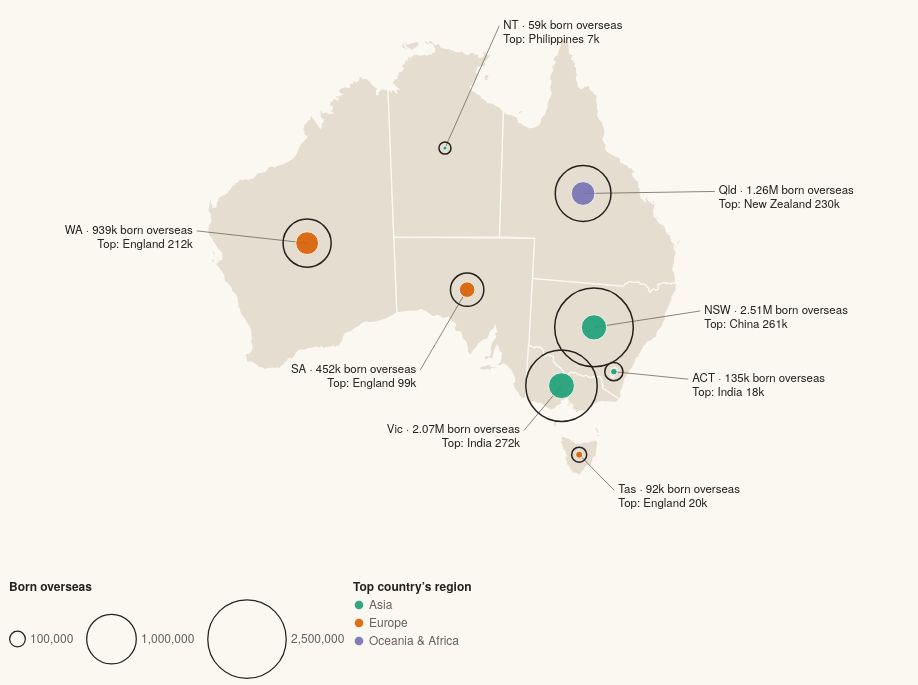

The specification (Vega-Lite) saved for this image:
### Vega-Lite specification from a JSON file in a GitHub repository (floating-point values rounded to 4 significant figures; data arrays with more than 128 entries replaced by an {"elided": "..."} marker saying what was removed)
{"$schema": "https://vega.github.io/schema/vega-lite/v5.json", "width": 900, "height": 560, "autosize": {"type": "pad"}, "config": {"background": null, "font": "IBM Plex Sans, Helvetica Neue, Arial, sans-serif", "padding": 4, "view": {"stroke": null}, "axis": {"labelColor": "#675f54", "titleColor": "#675f54", "gridColor": "#d8cfbf", "domainColor": "#d8cfbf", "tickColor": "#d8cfbf", "labelFont": "IBM Plex Sans, Helvetica Neue, Arial, sans-serif", "labelFontSize": 11, "titleFont": "IBM Plex Sans, Helvetica Neue, Arial, sans-serif", "titleFontWeight": 500, "titleFontSize": 11.5}, "legend": {"labelColor": "#675f54", "titleColor": "#25221d", "labelFont": "IBM Plex Sans, Helvetica Neue, Arial, sans-serif", "titleFont": "IBM Plex Sans, Helvetica Neue, Arial, sans-serif", "titleFontWeight": 600, "labelFontSize": 12, "titleFontSize": 12, "symbolStrokeColor": "#fbf8f2"}, "text": {"color": "#25221d", "font": "IBM Plex Sans, Helvetica Neue, Arial, sans-serif"}, "tooltipFormat": {"numberFormat": ",.0f"}}, "params": [{"name": "hl", "value": "", "bind": {"input": "select", "options": ["", "Western Australia", "Victoria", "New South Wales", "Australian Capital Territory", "South Australia", "Queensland", "Northern Territory", "Tasmania"], "labels": ["All states", "Western Australia", "Victoria", "New South Wales", "Australian Capital Territory", "South Australia", "Queensland", "Northern Territory", "Tasmania"], "name": "Highlight a state "}}], "projection": {"type": "conicEqualArea", "parallels": [-18, -36], "rotate": [-134, 0]}, "layer": [{"data": {"values": {"type": "Topology", "arcs": {"elided": "106 rows, 2810 int values in total"}, "transform": {"scale": [0.002035, 0.001652], "translate": [112.9, -43.63]}, "objects": {"states": {"type": "GeometryCollection", "geometries": [{"arcs": [[0, 1, 2, 3, 4, 5, 6, 7, 8, 9, 10, 11, 12, 13, 14, 15, 16, 17, 18, 19, 20, 21, 22, 23, 24, 25, 26, 27, 28, 29, 30, 31, 32, 33, 34, 35, 36, 37, 38, 39, 40, 41, 42, 43, 44, 45], [46]], "type": "Polygon", "properties": {"STATE_CODE": "1", "STATE_NAME": "New South Wales"}, "id": 0}, {"arcs": [[47, 48, 49, -38, 50, -36, 51, -34, 52, -32, 53, -30, 54, -28, 55, -26, 56, 57, -23, 58, -21, 59, 60, 61, -17, 62, -15, 63, -13, 64, -11, 65, -9, 66, -7, 67, -5, 68, 69, 70, -1, 71]], "type": "Polygon", "properties": {"STATE_CODE": "2", "STATE_NAME": "Victoria"}, "id": 1}, {"arcs": [[[-45, 72, -43, 73, -41, 74, 75, 76, 77]], [[78]], [[79]], [[80]], [[81]], [[82]]], "type": "MultiPolygon", "properties": {"STATE_CODE": "3", "STATE_NAME": "Queensland"}, "id": 2}, {"arcs": [[[83, 84, -48, 85]], [[86]]], "type": "MultiPolygon", "properties": {"STATE_CODE": "4", "STATE_NAME": "South Australia"}, "id": 3}, {"arcs": [[[87, 88]], [[89]], [[90]], [[91]]], "type": "MultiPolygon", "properties": {"STATE_CODE": "5", "STATE_NAME": "Western Australia"}, "id": 4}, {"arcs": [[[92]], [[93]], [[94]], [[95]], [[96]], [[97]]], "type": "MultiPolygon", "properties": {"STATE_CODE": "6", "STATE_NAME": "Tasmania"}, "id": 5}, {"arcs": [[[-77, 98, 99]], [[100]], [[101]], [[102]], [[103]], [[104]], [[105]]], "type": "MultiPolygon", "properties": {"STATE_CODE": "7", "STATE_NAME": "Northern Territory"}, "id": 6}, {"arcs": [[-47]], "type": "Polygon", "properties": {"STATE_CODE": "8", "STATE_NAME": "Australian Capital Territory"}, "id": 7}]}}}, "format": {"type": "topojson", "feature": "states"}}, "mark": {"type": "geoshape", "fill": "#e4ddd0", "stroke": "#fbf8f2", "strokeWidth": 1.25, "cursor": "pointer"}, "transform": [{"lookup": "properties.STATE_NAME", "from": {"data": {"values": [{"s_name": "Western Australia", "s_share": 34.1, "s_growth": 5.5, "s_os": 938900, "s_pop": 2749370, "s_top": "England", "s_topn": 211730}, {"s_name": "Victoria", "s_share": 31.7, "s_growth": 7.2, "s_os": 2072570, "s_pop": 6547820, "s_top": "India", "s_topn": 272250}, {"s_name": "New South Wales", "s_share": 31, "s_growth": 6.2, "s_os": 2510260, "s_pop": 8097060, "s_top": "China", "s_topn": 261330}, {"s_name": "Australian Capital Territory", "s_share": 29.8, "s_growth": 6.9, "s_os": 134900, "s_pop": 452510, "s_top": "India", "s_topn": 17510}, {"s_name": "South Australia", "s_share": 25.1, "s_growth": 3.9, "s_os": 452410, "s_pop": 1802600, "s_top": "England", "s_topn": 98770}, {"s_name": "Queensland", "s_share": 24.2, "s_growth": 6.2, "s_os": 1263640, "s_pop": 5215810, "s_top": "New Zealand", "s_topn": 229920}, {"s_name": "Northern Territory", "s_share": 23.9, "s_growth": 7.8, "s_os": 59240, "s_pop": 248150, "s_top": "Philippines", "s_topn": 7320}, {"s_name": "Tasmania", "s_share": 16.3, "s_growth": 5.5, "s_os": 92320, "s_pop": 567240, "s_top": "England", "s_topn": 20420}]}, "key": "s_name", "fields": ["s_name", "s_share", "s_growth", "s_os", "s_pop", "s_top", "s_topn"]}}], "params": [{"name": "hov4", "select": {"type": "point", "fields": ["s_name"], "on": "pointerover", "clear": "pointerout"}}], "encoding": {"stroke": {"condition": {"param": "hov4", "empty": false, "value": "#111111"}, "value": "#fbf8f2"}, "strokeWidth": {"condition": {"param": "hov4", "empty": false, "value": 2.5}, "value": 1.25}, "tooltip": [{"field": "s_name", "title": "State / territory"}, {"field": "s_share", "title": "Born overseas, 2021 (%)", "format": ".1f"}, {"field": "s_os", "title": "Overseas-born residents", "format": ","}, {"field": "s_pop", "title": "Total population, 2021", "format": ","}, {"field": "s_top", "title": "Largest overseas birthplace"}, {"field": "s_topn", "title": "Residents born there", "format": ","}, {"field": "s_growth", "title": "Change in share since 2001 (pts)", "format": "+.1f"}]}}, {"data": {"values": [{"name": "Western Australia", "abbr": "WA", "lon": 121.6, "lat": -26, "tot": 938900, "top": "England", "topn": 211730, "clon": 112.5, "clat": -24, "cside": "l", "topRegion": "Europe", "l1": "WA · 939k born overseas", "l2": "Top: England 212k", "lines": ["WA · 939k born overseas", "Top: England 212k"]}, {"name": "Victoria", "abbr": "Vic", "lon": 144.3, "lat": -36.9, "tot": 2072570, "top": "India", "topn": 272250, "clon": 141, "clat": -40.5, "cside": "l", "topRegion": "Asia", "l1": "Vic · 2.07M born overseas", "l2": "Top: India 272k", "lines": ["Vic · 2.07M born overseas", "Top: India 272k"]}, {"name": "New South Wales", "abbr": "NSW", "lon": 146.8, "lat": -32.3, "tot": 2510260, "top": "China", "topn": 261330, "clon": 156, "clat": -30, "cside": "r", "topRegion": "Asia", "l1": "NSW · 2.51M born overseas", "l2": "Top: China 261k", "lines": ["NSW · 2.51M born overseas", "Top: China 261k"]}, {"name": "Australian Capital Territory", "abbr": "ACT", "lon": 149.1, "lat": -35.45, "tot": 134900, "top": "India", "topn": 17510, "clon": 156, "clat": -35.2, "cside": "r", "topRegion": "Asia", "l1": "ACT · 135k born overseas", "l2": "Top: India 18k", "lines": ["ACT · 135k born overseas", "Top: India 18k"]}, {"name": "South Australia", "abbr": "SA", "lon": 135.3, "lat": -30, "tot": 452410, "top": "England", "topn": 98770, "clon": 131, "clat": -36, "cside": "l", "topRegion": "Europe", "l1": "SA · 452k born overseas", "l2": "Top: England 99k", "lines": ["SA · 452k born overseas", "Top: England 99k"]}, {"name": "Queensland", "abbr": "Qld", "lon": 144.8, "lat": -22.4, "tot": 1263640, "top": "New Zealand", "topn": 229920, "clon": 155.5, "clat": -21, "cside": "r", "topRegion": "Oceania & Africa", "l1": "Qld · 1.26M born overseas", "l2": "Top: New Zealand 230k", "lines": ["Qld · 1.26M born overseas", "Top: New Zealand 230k"]}, {"name": "Northern Territory", "abbr": "NT", "lon": 133.4, "lat": -19.4, "tot": 59240, "top": "Philippines", "topn": 7320, "clon": 137.5, "clat": -10, "cside": "r", "topRegion": "Asia", "l1": "NT · 59k born overseas", "l2": "Top: Philippines 7k", "lines": ["NT · 59k born overseas", "Top: Philippines 7k"]}, {"name": "Tasmania", "abbr": "Tas", "lon": 146.6, "lat": -42.05, "tot": 92320, "top": "England", "topn": 20420, "clon": 150.5, "clat": -44.5, "cside": "r", "topRegion": "Europe", "l1": "Tas · 92k born overseas", "l2": "Top: England 20k", "lines": ["Tas · 92k born overseas", "Top: England 20k"]}]}, "mark": {"type": "rule", "strokeWidth": 0.75}, "transform": [{"filter": "true"}], "encoding": {"longitude": {"field": "lon", "type": "quantitative"}, "latitude": {"field": "lat", "type": "quantitative"}, "longitude2": {"field": "clon"}, "latitude2": {"field": "clat"}, "color": {"value": "#675f54"}}}, {"data": {"values": [{"name": "Western Australia", "abbr": "WA", "lon": 121.6, "lat": -26, "tot": 938900, "top": "England", "topn": 211730, "clon": 112.5, "clat": -24, "cside": "l", "topRegion": "Europe", "l1": "WA · 939k born overseas", "l2": "Top: England 212k", "lines": ["WA · 939k born overseas", "Top: England 212k"]}, {"name": "Victoria", "abbr": "Vic", "lon": 144.3, "lat": -36.9, "tot": 2072570, "top": "India", "topn": 272250, "clon": 141, "clat": -40.5, "cside": "l", "topRegion": "Asia", "l1": "Vic · 2.07M born overseas", "l2": "Top: India 272k", "lines": ["Vic · 2.07M born overseas", "Top: India 272k"]}, {"name": "New South Wales", "abbr": "NSW", "lon": 146.8, "lat": -32.3, "tot": 2510260, "top": "China", "topn": 261330, "clon": 156, "clat": -30, "cside": "r", "topRegion": "Asia", "l1": "NSW · 2.51M born overseas", "l2": "Top: China 261k", "lines": ["NSW · 2.51M born overseas", "Top: China 261k"]}, {"name": "Australian Capital Territory", "abbr": "ACT", "lon": 149.1, "lat": -35.45, "tot": 134900, "top": "India", "topn": 17510, "clon": 156, "clat": -35.2, "cside": "r", "topRegion": "Asia", "l1": "ACT · 135k born overseas", "l2": "Top: India 18k", "lines": ["ACT · 135k born overseas", "Top: India 18k"]}, {"name": "South Australia", "abbr": "SA", "lon": 135.3, "lat": -30, "tot": 452410, "top": "England", "topn": 98770, "clon": 131, "clat": -36, "cside": "l", "topRegion": "Europe", "l1": "SA · 452k born overseas", "l2": "Top: England 99k", "lines": ["SA · 452k born overseas", "Top: England 99k"]}, {"name": "Queensland", "abbr": "Qld", "lon": 144.8, "lat": -22.4, "tot": 1263640, "top": "New Zealand", "topn": 229920, "clon": 155.5, "clat": -21, "cside": "r", "topRegion": "Oceania & Africa", "l1": "Qld · 1.26M born overseas", "l2": "Top: New Zealand 230k", "lines": ["Qld · 1.26M born overseas", "Top: New Zealand 230k"]}, {"name": "Northern Territory", "abbr": "NT", "lon": 133.4, "lat": -19.4, "tot": 59240, "top": "Philippines", "topn": 7320, "clon": 137.5, "clat": -10, "cside": "r", "topRegion": "Asia", "l1": "NT · 59k born overseas", "l2": "Top: Philippines 7k", "lines": ["NT · 59k born overseas", "Top: Philippines 7k"]}, {"name": "Tasmania", "abbr": "Tas", "lon": 146.6, "lat": -42.05, "tot": 92320, "top": "England", "topn": 20420, "clon": 150.5, "clat": -44.5, "cside": "r", "topRegion": "Europe", "l1": "Tas · 92k born overseas", "l2": "Top: England 20k", "lines": ["Tas · 92k born overseas", "Top: England 20k"]}]}, "mark": {"type": "circle", "filled": false, "strokeWidth": 1.5, "cursor": "pointer"}, "encoding": {"longitude": {"field": "lon", "type": "quantitative"}, "latitude": {"field": "lat", "type": "quantitative"}, "opacity": {"condition": {"test": "hl == '' || datum.name == hl", "value": 1}, "value": 0.2}, "size": {"field": "tot", "type": "quantitative", "scale": {"domain": [0, 2600000], "range": [0, 6400]}, "legend": {"title": "Born overseas", "values": [100000, 1000000, 2500000], "format": ",.0f", "orient": "bottom", "direction": "horizontal", "symbolStrokeColor": "#25221d", "symbolFillColor": "transparent", "symbolStrokeWidth": 1.25}}, "color": {"value": "#25221d"}, "order": {"field": "tot", "sort": "descending"}, "tooltip": [{"field": "s_name", "title": "State / territory"}, {"field": "s_share", "title": "Born overseas, 2021 (%)", "format": ".1f"}, {"field": "s_os", "title": "Overseas-born residents", "format": ","}, {"field": "s_pop", "title": "Total population, 2021", "format": ","}, {"field": "s_top", "title": "Largest overseas birthplace"}, {"field": "s_topn", "title": "Residents born there", "format": ","}, {"field": "s_growth", "title": "Change in share since 2001 (pts)", "format": "+.1f"}]}, "transform": [{"lookup": "name", "from": {"data": {"values": [{"s_name": "Western Australia", "s_share": 34.1, "s_growth": 5.5, "s_os": 938900, "s_pop": 2749370, "s_top": "England", "s_topn": 211730}, {"s_name": "Victoria", "s_share": 31.7, "s_growth": 7.2, "s_os": 2072570, "s_pop": 6547820, "s_top": "India", "s_topn": 272250}, {"s_name": "New South Wales", "s_share": 31, "s_growth": 6.2, "s_os": 2510260, "s_pop": 8097060, "s_top": "China", "s_topn": 261330}, {"s_name": "Australian Capital Territory", "s_share": 29.8, "s_growth": 6.9, "s_os": 134900, "s_pop": 452510, "s_top": "India", "s_topn": 17510}, {"s_name": "South Australia", "s_share": 25.1, "s_growth": 3.9, "s_os": 452410, "s_pop": 1802600, "s_top": "England", "s_topn": 98770}, {"s_name": "Queensland", "s_share": 24.2, "s_growth": 6.2, "s_os": 1263640, "s_pop": 5215810, "s_top": "New Zealand", "s_topn": 229920}, {"s_name": "Northern Territory", "s_share": 23.9, "s_growth": 7.8, "s_os": 59240, "s_pop": 248150, "s_top": "Philippines", "s_topn": 7320}, {"s_name": "Tasmania", "s_share": 16.3, "s_growth": 5.5, "s_os": 92320, "s_pop": 567240, "s_top": "England", "s_topn": 20420}]}, "key": "s_name", "fields": ["s_name", "s_share", "s_growth", "s_os", "s_pop", "s_top", "s_topn"]}}]}, {"data": {"values": [{"name": "Western Australia", "abbr": "WA", "lon": 121.6, "lat": -26, "tot": 938900, "top": "England", "topn": 211730, "clon": 112.5, "clat": -24, "cside": "l", "topRegion": "Europe", "l1": "WA · 939k born overseas", "l2": "Top: England 212k", "lines": ["WA · 939k born overseas", "Top: England 212k"]}, {"name": "Victoria", "abbr": "Vic", "lon": 144.3, "lat": -36.9, "tot": 2072570, "top": "India", "topn": 272250, "clon": 141, "clat": -40.5, "cside": "l", "topRegion": "Asia", "l1": "Vic · 2.07M born overseas", "l2": "Top: India 272k", "lines": ["Vic · 2.07M born overseas", "Top: India 272k"]}, {"name": "New South Wales", "abbr": "NSW", "lon": 146.8, "lat": -32.3, "tot": 2510260, "top": "China", "topn": 261330, "clon": 156, "clat": -30, "cside": "r", "topRegion": "Asia", "l1": "NSW · 2.51M born overseas", "l2": "Top: China 261k", "lines": ["NSW · 2.51M born overseas", "Top: China 261k"]}, {"name": "Australian Capital Territory", "abbr": "ACT", "lon": 149.1, "lat": -35.45, "tot": 134900, "top": "India", "topn": 17510, "clon": 156, "clat": -35.2, "cside": "r", "topRegion": "Asia", "l1": "ACT · 135k born overseas", "l2": "Top: India 18k", "lines": ["ACT · 135k born overseas", "Top: India 18k"]}, {"name": "South Australia", "abbr": "SA", "lon": 135.3, "lat": -30, "tot": 452410, "top": "England", "topn": 98770, "clon": 131, "clat": -36, "cside": "l", "topRegion": "Europe", "l1": "SA · 452k born overseas", "l2": "Top: England 99k", "lines": ["SA · 452k born overseas", "Top: England 99k"]}, {"name": "Queensland", "abbr": "Qld", "lon": 144.8, "lat": -22.4, "tot": 1263640, "top": "New Zealand", "topn": 229920, "clon": 155.5, "clat": -21, "cside": "r", "topRegion": "Oceania & Africa", "l1": "Qld · 1.26M born overseas", "l2": "Top: New Zealand 230k", "lines": ["Qld · 1.26M born overseas", "Top: New Zealand 230k"]}, {"name": "Northern Territory", "abbr": "NT", "lon": 133.4, "lat": -19.4, "tot": 59240, "top": "Philippines", "topn": 7320, "clon": 137.5, "clat": -10, "cside": "r", "topRegion": "Asia", "l1": "NT · 59k born overseas", "l2": "Top: Philippines 7k", "lines": ["NT · 59k born overseas", "Top: Philippines 7k"]}, {"name": "Tasmania", "abbr": "Tas", "lon": 146.6, "lat": -42.05, "tot": 92320, "top": "England", "topn": 20420, "clon": 150.5, "clat": -44.5, "cside": "r", "topRegion": "Europe", "l1": "Tas · 92k born overseas", "l2": "Top: England 20k", "lines": ["Tas · 92k born overseas", "Top: England 20k"]}]}, "mark": {"type": "circle", "stroke": "#fbf8f2", "strokeWidth": 1, "cursor": "pointer"}, "encoding": {"longitude": {"field": "lon", "type": "quantitative"}, "latitude": {"field": "lat", "type": "quantitative"}, "opacity": {"condition": {"test": "hl == '' || datum.name == hl", "value": 0.9}, "value": 0.15}, "size": {"field": "topn", "type": "quantitative", "scale": {"domain": [0, 2600000], "range": [0, 6400]}, "legend": null}, "color": {"field": "topRegion", "type": "nominal", "scale": {"domain": ["Asia", "Europe", "Oceania & Africa"], "range": ["#1b9e77", "#d95f02", "#7570b3"]}, "legend": {"title": "Top country’s region", "orient": "bottom", "direction": "vertical"}}, "tooltip": [{"field": "s_name", "title": "State / territory"}, {"field": "s_share", "title": "Born overseas, 2021 (%)", "format": ".1f"}, {"field": "s_os", "title": "Overseas-born residents", "format": ","}, {"field": "s_pop", "title": "Total population, 2021", "format": ","}, {"field": "s_top", "title": "Largest overseas birthplace"}, {"field": "s_topn", "title": "Residents born there", "format": ","}, {"field": "s_growth", "title": "Change in share since 2001 (pts)", "format": "+.1f"}]}, "transform": [{"lookup": "name", "from": {"data": {"values": [{"s_name": "Western Australia", "s_share": 34.1, "s_growth": 5.5, "s_os": 938900, "s_pop": 2749370, "s_top": "England", "s_topn": 211730}, {"s_name": "Victoria", "s_share": 31.7, "s_growth": 7.2, "s_os": 2072570, "s_pop": 6547820, "s_top": "India", "s_topn": 272250}, {"s_name": "New South Wales", "s_share": 31, "s_growth": 6.2, "s_os": 2510260, "s_pop": 8097060, "s_top": "China", "s_topn": 261330}, {"s_name": "Australian Capital Territory", "s_share": 29.8, "s_growth": 6.9, "s_os": 134900, "s_pop": 452510, "s_top": "India", "s_topn": 17510}, {"s_name": "South Australia", "s_share": 25.1, "s_growth": 3.9, "s_os": 452410, "s_pop": 1802600, "s_top": "England", "s_topn": 98770}, {"s_name": "Queensland", "s_share": 24.2, "s_growth": 6.2, "s_os": 1263640, "s_pop": 5215810, "s_top": "New Zealand", "s_topn": 229920}, {"s_name": "Northern Territory", "s_share": 23.9, "s_growth": 7.8, "s_os": 59240, "s_pop": 248150, "s_top": "Philippines", "s_topn": 7320}, {"s_name": "Tasmania", "s_share": 16.3, "s_growth": 5.5, "s_os": 92320, "s_pop": 567240, "s_top": "England", "s_topn": 20420}]}, "key": "s_name", "fields": ["s_name", "s_share", "s_growth", "s_os", "s_pop", "s_top", "s_topn"]}}]}, {"data": {"values": [{"name": "Western Australia", "abbr": "WA", "lon": 121.6, "lat": -26, "tot": 938900, "top": "England", "topn": 211730, "clon": 112.5, "clat": -24, "cside": "l", "topRegion": "Europe", "l1": "WA · 939k born overseas", "l2": "Top: England 212k", "lines": ["WA · 939k born overseas", "Top: England 212k"]}, {"name": "Victoria", "abbr": "Vic", "lon": 144.3, "lat": -36.9, "tot": 2072570, "top": "India", "topn": 272250, "clon": 141, "clat": -40.5, "cside": "l", "topRegion": "Asia", "l1": "Vic · 2.07M born overseas", "l2": "Top: India 272k", "lines": ["Vic · 2.07M born overseas", "Top: India 272k"]}, {"name": "New South Wales", "abbr": "NSW", "lon": 146.8, "lat": -32.3, "tot": 2510260, "top": "China", "topn": 261330, "clon": 156, "clat": -30, "cside": "r", "topRegion": "Asia", "l1": "NSW · 2.51M born overseas", "l2": "Top: China 261k", "lines": ["NSW · 2.51M born overseas", "Top: China 261k"]}, {"name": "Australian Capital Territory", "abbr": "ACT", "lon": 149.1, "lat": -35.45, "tot": 134900, "top": "India", "topn": 17510, "clon": 156, "clat": -35.2, "cside": "r", "topRegion": "Asia", "l1": "ACT · 135k born overseas", "l2": "Top: India 18k", "lines": ["ACT · 135k born overseas", "Top: India 18k"]}, {"name": "South Australia", "abbr": "SA", "lon": 135.3, "lat": -30, "tot": 452410, "top": "England", "topn": 98770, "clon": 131, "clat": -36, "cside": "l", "topRegion": "Europe", "l1": "SA · 452k born overseas", "l2": "Top: England 99k", "lines": ["SA · 452k born overseas", "Top: England 99k"]}, {"name": "Queensland", "abbr": "Qld", "lon": 144.8, "lat": -22.4, "tot": 1263640, "top": "New Zealand", "topn": 229920, "clon": 155.5, "clat": -21, "cside": "r", "topRegion": "Oceania & Africa", "l1": "Qld · 1.26M born overseas", "l2": "Top: New Zealand 230k", "lines": ["Qld · 1.26M born overseas", "Top: New Zealand 230k"]}, {"name": "Northern Territory", "abbr": "NT", "lon": 133.4, "lat": -19.4, "tot": 59240, "top": "Philippines", "topn": 7320, "clon": 137.5, "clat": -10, "cside": "r", "topRegion": "Asia", "l1": "NT · 59k born overseas", "l2": "Top: Philippines 7k", "lines": ["NT · 59k born overseas", "Top: Philippines 7k"]}, {"name": "Tasmania", "abbr": "Tas", "lon": 146.6, "lat": -42.05, "tot": 92320, "top": "England", "topn": 20420, "clon": 150.5, "clat": -44.5, "cside": "r", "topRegion": "Europe", "l1": "Tas · 92k born overseas", "l2": "Top: England 20k", "lines": ["Tas · 92k born overseas", "Top: England 20k"]}]}, "transform": [{"filter": "datum.cside == 'r'"}], "mark": {"type": "text", "align": "left", "dx": 4, "baseline": "middle", "fontSize": 11.5, "lineHeight": 14, "font": "IBM Plex Sans, Helvetica Neue, Arial, sans-serif"}, "encoding": {"longitude": {"field": "clon", "type": "quantitative"}, "latitude": {"field": "clat", "type": "quantitative"}, "text": {"field": "lines"}, "color": {"value": "#25221d"}}}, {"data": {"values": [{"name": "Western Australia", "abbr": "WA", "lon": 121.6, "lat": -26, "tot": 938900, "top": "England", "topn": 211730, "clon": 112.5, "clat": -24, "cside": "l", "topRegion": "Europe", "l1": "WA · 939k born overseas", "l2": "Top: England 212k", "lines": ["WA · 939k born overseas", "Top: England 212k"]}, {"name": "Victoria", "abbr": "Vic", "lon": 144.3, "lat": -36.9, "tot": 2072570, "top": "India", "topn": 272250, "clon": 141, "clat": -40.5, "cside": "l", "topRegion": "Asia", "l1": "Vic · 2.07M born overseas", "l2": "Top: India 272k", "lines": ["Vic · 2.07M born overseas", "Top: India 272k"]}, {"name": "New South Wales", "abbr": "NSW", "lon": 146.8, "lat": -32.3, "tot": 2510260, "top": "China", "topn": 261330, "clon": 156, "clat": -30, "cside": "r", "topRegion": "Asia", "l1": "NSW · 2.51M born overseas", "l2": "Top: China 261k", "lines": ["NSW · 2.51M born overseas", "Top: China 261k"]}, {"name": "Australian Capital Territory", "abbr": "ACT", "lon": 149.1, "lat": -35.45, "tot": 134900, "top": "India", "topn": 17510, "clon": 156, "clat": -35.2, "cside": "r", "topRegion": "Asia", "l1": "ACT · 135k born overseas", "l2": "Top: India 18k", "lines": ["ACT · 135k born overseas", "Top: India 18k"]}, {"name": "South Australia", "abbr": "SA", "lon": 135.3, "lat": -30, "tot": 452410, "top": "England", "topn": 98770, "clon": 131, "clat": -36, "cside": "l", "topRegion": "Europe", "l1": "SA · 452k born overseas", "l2": "Top: England 99k", "lines": ["SA · 452k born overseas", "Top: England 99k"]}, {"name": "Queensland", "abbr": "Qld", "lon": 144.8, "lat": -22.4, "tot": 1263640, "top": "New Zealand", "topn": 229920, "clon": 155.5, "clat": -21, "cside": "r", "topRegion": "Oceania & Africa", "l1": "Qld · 1.26M born overseas", "l2": "Top: New Zealand 230k", "lines": ["Qld · 1.26M born overseas", "Top: New Zealand 230k"]}, {"name": "Northern Territory", "abbr": "NT", "lon": 133.4, "lat": -19.4, "tot": 59240, "top": "Philippines", "topn": 7320, "clon": 137.5, "clat": -10, "cside": "r", "topRegion": "Asia", "l1": "NT · 59k born overseas", "l2": "Top: Philippines 7k", "lines": ["NT · 59k born overseas", "Top: Philippines 7k"]}, {"name": "Tasmania", "abbr": "Tas", "lon": 146.6, "lat": -42.05, "tot": 92320, "top": "England", "topn": 20420, "clon": 150.5, "clat": -44.5, "cside": "r", "topRegion": "Europe", "l1": "Tas · 92k born overseas", "l2": "Top: England 20k", "lines": ["Tas · 92k born overseas", "Top: England 20k"]}]}, "transform": [{"filter": "datum.cside == 'l'"}], "mark": {"type": "text", "align": "right", "dx": -4, "baseline": "middle", "fontSize": 11.5, "lineHeight": 14, "font": "IBM Plex Sans, Helvetica Neue, Arial, sans-serif"}, "encoding": {"longitude": {"field": "clon", "type": "quantitative"}, "latitude": {"field": "clat", "type": "quantitative"}, "text": {"field": "lines"}, "color": {"value": "#25221d"}}}, {"data": {"values": [{"name": "Western Australia", "abbr": "WA", "lon": 121.6, "lat": -26, "tot": 938900, "top": "England", "topn": 211730, "clon": 112.5, "clat": -24, "cside": "l", "topRegion": "Europe", "l1": "WA · 939k born overseas", "l2": "Top: England 212k", "lines": ["WA · 939k born overseas", "Top: England 212k"]}, {"name": "Victoria", "abbr": "Vic", "lon": 144.3, "lat": -36.9, "tot": 2072570, "top": "India", "topn": 272250, "clon": 141, "clat": -40.5, "cside": "l", "topRegion": "Asia", "l1": "Vic · 2.07M born overseas", "l2": "Top: India 272k", "lines": ["Vic · 2.07M born overseas", "Top: India 272k"]}, {"name": "New South Wales", "abbr": "NSW", "lon": 146.8, "lat": -32.3, "tot": 2510260, "top": "China", "topn": 261330, "clon": 156, "clat": -30, "cside": "r", "topRegion": "Asia", "l1": "NSW · 2.51M born overseas", "l2": "Top: China 261k", "lines": ["NSW · 2.51M born overseas", "Top: China 261k"]}, {"name": "Australian Capital Territory", "abbr": "ACT", "lon": 149.1, "lat": -35.45, "tot": 134900, "top": "India", "topn": 17510, "clon": 156, "clat": -35.2, "cside": "r", "topRegion": "Asia", "l1": "ACT · 135k born overseas", "l2": "Top: India 18k", "lines": ["ACT · 135k born overseas", "Top: India 18k"]}, {"name": "South Australia", "abbr": "SA", "lon": 135.3, "lat": -30, "tot": 452410, "top": "England", "topn": 98770, "clon": 131, "clat": -36, "cside": "l", "topRegion": "Europe", "l1": "SA · 452k born overseas", "l2": "Top: England 99k", "lines": ["SA · 452k born overseas", "Top: England 99k"]}, {"name": "Queensland", "abbr": "Qld", "lon": 144.8, "lat": -22.4, "tot": 1263640, "top": "New Zealand", "topn": 229920, "clon": 155.5, "clat": -21, "cside": "r", "topRegion": "Oceania & Africa", "l1": "Qld · 1.26M born overseas", "l2": "Top: New Zealand 230k", "lines": ["Qld · 1.26M born overseas", "Top: New Zealand 230k"]}, {"name": "Northern Territory", "abbr": "NT", "lon": 133.4, "lat": -19.4, "tot": 59240, "top": "Philippines", "topn": 7320, "clon": 137.5, "clat": -10, "cside": "r", "topRegion": "Asia", "l1": "NT · 59k born overseas", "l2": "Top: Philippines 7k", "lines": ["NT · 59k born overseas", "Top: Philippines 7k"]}, {"name": "Tasmania", "abbr": "Tas", "lon": 146.6, "lat": -42.05, "tot": 92320, "top": "England", "topn": 20420, "clon": 150.5, "clat": -44.5, "cside": "r", "topRegion": "Europe", "l1": "Tas · 92k born overseas", "l2": "Top: England 20k", "lines": ["Tas · 92k born overseas", "Top: England 20k"]}]}, "transform": [{"filter": "false"}], "mark": {"type": "text", "align": "left", "dx": 9, "dy": -9, "fontSize": 10.5, "font": "IBM Plex Sans Condensed, Arial Narrow, sans-serif", "fontWeight": 600, "baseline": "middle"}, "encoding": {"longitude": {"field": "lon", "type": "quantitative"}, "latitude": {"field": "lat", "type": "quantitative"}, "text": {"field": "abbr"}, "color": {"value": "#25221d"}}}, {"data": {"values": [{"type": "Feature", "properties": {}, "geometry": {"type": "MultiPoint", "coordinates": [[101, -8], [168, -8], [168, -46], [101, -46]]}}]}, "mark": {"type": "geoshape", "opacity": 0, "filled": false, "strokeOpacity": 0}}], "background": "#fbf8f2"}
